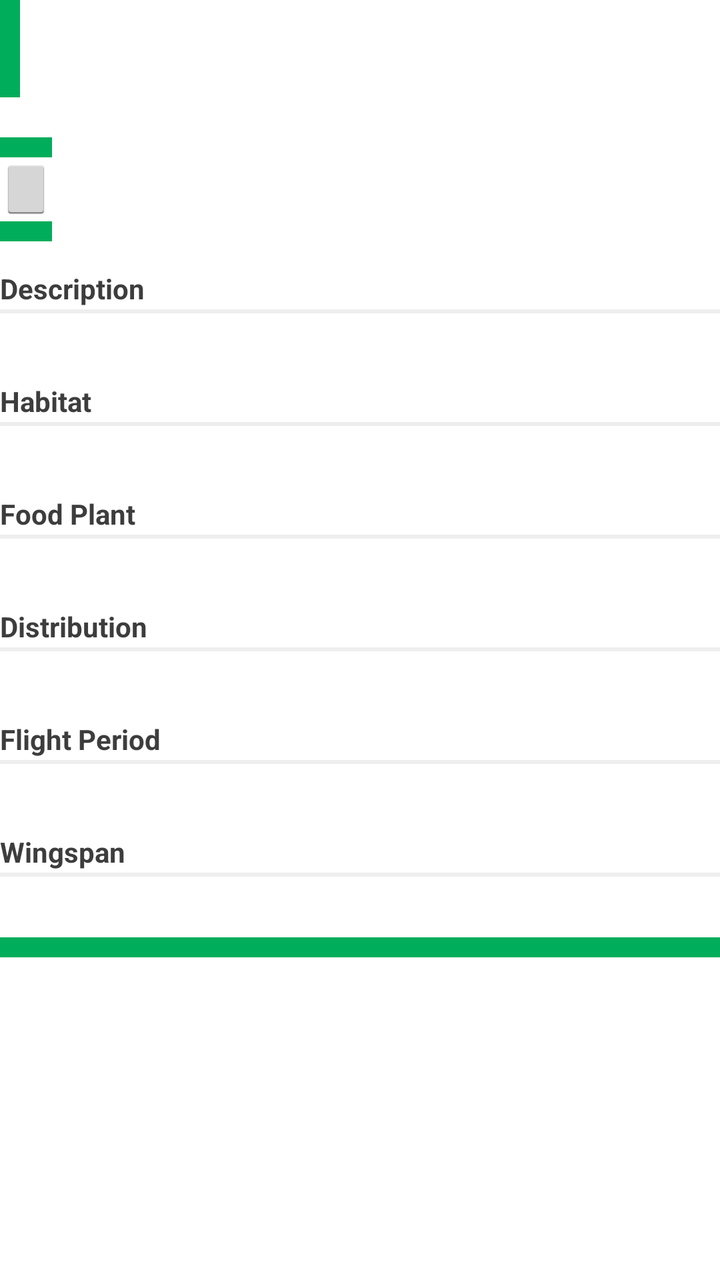
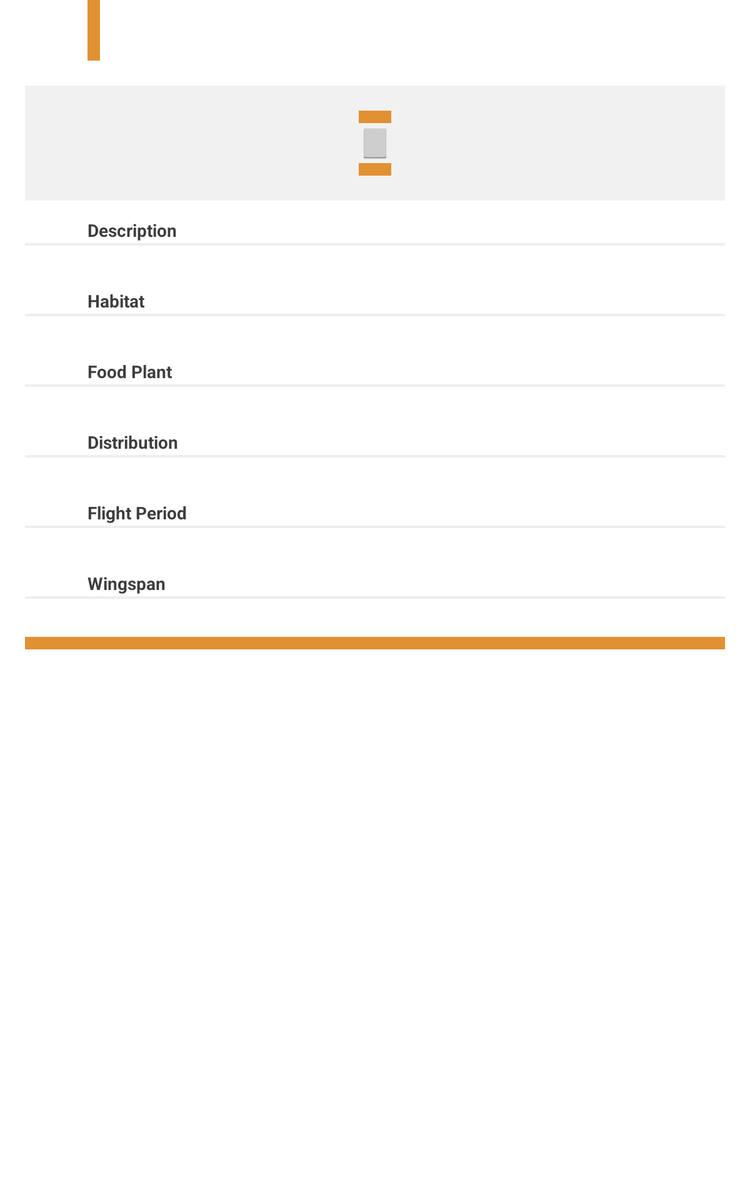

First picture: res/layout/ on a phone held upright. Second picture: the repository's own variant of that layout, on a device whose configuration matches the variant's folder. Source for both follows.
<!-- AndroidManifest.xml: application theme AppTheme -->
<!-- res/layout/fragment_butterfly_profile.xml -->
<?xml version="1.0" encoding="utf-8"?>
<ScrollView xmlns:android="http://schemas.android.com/apk/res/android"
    android:layout_width="fill_parent"
    android:layout_height="fill_parent"
    android:background="@color/list_item_title"
    android:paddingBottom="@dimen/activity_vertical_margin"
    android:paddingLeft="@dimen/activity_horizontal_margin"
    android:paddingRight="@dimen/activity_horizontal_margin"
    android:paddingTop="@dimen/activity_vertical_margin">

    <LinearLayout
        android:id="@+id/profile_view"
        android:layout_width="fill_parent"
        android:layout_height="wrap_content"
        android:orientation="vertical">

        
        <LinearLayout
            android:layout_width="match_parent"
            android:layout_height="wrap_content"
            android:layout_marginBottom="20dp"
            android:orientation="horizontal">

            <TextView
                android:id="@+id/div_bar_1"
                android:layout_width="10dp"
                android:layout_height="match_parent"
                android:layout_marginTop="-8dp"
                android:background="@color/home_button_butterflies" />

            <LinearLayout
                android:layout_width="wrap_content"
                android:layout_height="match_parent"
                android:orientation="vertical">

                <TextView
                    android:id="@+id/name"
                    android:layout_width="wrap_content"
                    android:layout_height="wrap_content"
                    android:layout_marginLeft="10dp"
                    android:textIsSelectable="false"
                    android:textColor="@color/text"
                    android:textSize="20sp"
                    android:textStyle="bold" />

                <TextView
                    android:id="@+id/latin"
                    android:layout_width="wrap_content"
                    android:layout_height="wrap_content"
                    android:layout_marginLeft="10dp"
                    android:textColor="@color/text"
                    android:textIsSelectable="false"
                    android:textSize="16sp"
                    android:textStyle="italic" />

            </LinearLayout>

        </LinearLayout>

        
        <LinearLayout
            android:orientation="vertical"
            android:layout_width="wrap_content"
            android:layout_height="wrap_content">

            <TextView
                android:id="@+id/div_bar_2"
                android:layout_width="match_parent"
                android:layout_height="10dp"
                android:background="@color/home_button_butterflies" />

            <ImageButton
                android:id="@+id/main_profile_image"
                android:layout_width="match_parent"
                android:layout_height="wrap_content"
                android:layout_gravity="center_horizontal"
                android:contentDescription="@string/main_image"
                android:adjustViewBounds="true"/>

            <TextView
                android:id="@+id/div_bar_3"
                android:layout_width="match_parent"
                android:layout_height="10dp"
                android:background="@color/home_button_butterflies" />

        </LinearLayout>




        
        <TextView
            style="@style/profile_sub_head"
            android:text="@string/description_sub_head" />
        <View
            style="@style/profile_sub_head_line_below" />

        <TextView
            style="@style/profile_body_text"
            android:id="@+id/description" />




        <TextView
            style="@style/profile_sub_head"
            android:text="@string/habitat_sub_head" />

        <View
            style="@style/profile_sub_head_line_below" />

        <TextView
            style="@style/profile_body_text"
            android:id="@+id/habitat" />




        <TextView
            style="@style/profile_sub_head"
            android:text="@string/food_plant_sub_head" />

        <View
            style="@style/profile_sub_head_line_below" />

        <TextView
            style="@style/profile_body_text"
            android:id="@+id/food_plant" />




        <TextView
            style="@style/profile_sub_head"
            android:text="@string/distribution_sub_head" />

        <View
            style="@style/profile_sub_head_line_below" />

        <TextView
            style="@style/profile_body_text"
            android:id="@+id/distribution" />




        <TextView
            style="@style/profile_sub_head"
            android:text="@string/flight_period_sub_head" />

        <View
            style="@style/profile_sub_head_line_below" />

        <TextView
            style="@style/profile_body_text"
            android:id="@+id/flight_period" />




        <TextView
            style="@style/profile_sub_head"
            android:text="@string/wingspan_sub_head" />

        <View
            style="@style/profile_sub_head_line_below" />

        <TextView
            style="@style/profile_body_text"
            android:id="@+id/wingspan" />



        <TextView
            android:id="@+id/div_bar_4"
            android:layout_width="match_parent"
            android:layout_height="10dp"
            android:layout_marginTop="10dp"
            android:background="@color/home_button_butterflies" />

    </LinearLayout>

</ScrollView>
<!-- resources referenced by this layout -->
<resources>
  <color name="home_button_butterflies">#00ad5a</color>
  <color name="list_item_title">#fff</color>
  <color name="text">#3d3d3d</color>
  <string name="description_sub_head">Description</string>
  <string name="distribution_sub_head">Distribution</string>
  <string name="flight_period_sub_head">Flight Period</string>
  <string name="food_plant_sub_head">Food Plant</string>
  <string name="habitat_sub_head">Habitat</string>
  <string name="main_image">Profile Image</string>
  <string name="wingspan_sub_head">Wingspan</string>
  <style name="profile_body_text">
          <item name="android:layout_width">wrap_content</item>
          <item name="android:layout_height">wrap_content</item>
          <item name="android:textIsSelectable">false</item>
          <item name="android:textColor">@color/text</item>
          <item name="android:textSize">15sp</item>
      </style>
  <style name="profile_sub_head">
          <item name="android:layout_width">wrap_content</item>
          <item name="android:layout_height">wrap_content</item>
          <item name="android:layout_marginBottom">1dp</item>
          <item name="android:layout_marginTop">14dp</item>
          <item name="android:textColor">@color/text</item>
          <item name="android:textSize">14sp</item>
          <item name="android:textStyle">bold</item>
      </style>
  <style name="profile_sub_head_line_below">
          <item name="android:layout_width">match_parent</item>
          <item name="android:layout_height">2dp</item>
          <item name="android:background">@color/main_list_item_pressed</item>
      </style>
  <style name="AppTheme" parent="android:Theme.Holo.Light.DarkActionBar">
          
  
          
      </style>
  <color name="main_list_item_pressed">#eeeeee</color>
</resources>
<!-- res/layout-sw600dp/fragment_butterfly_profile.xml (the repository's variant of the layout above) -->
<!-- drawn on a 7-inch tablet held upright -->
<?xml version="1.0" encoding="utf-8"?>
<ScrollView xmlns:android="http://schemas.android.com/apk/res/android"
    xmlns:tools="http://schemas.android.com/tools"
    android:layout_width="fill_parent"
    android:layout_height="fill_parent"
    android:background="#FFFFFF"
    android:paddingBottom="@dimen/activity_vertical_margin"
    android:paddingLeft="20dp"
    android:paddingRight="20dp"
    android:paddingTop="@dimen/activity_vertical_margin">

    <LinearLayout
        android:id="@+id/profile_view"
        android:layout_width="fill_parent"
        android:layout_height="wrap_content"
        android:orientation="vertical">

        <LinearLayout
            android:layout_width="match_parent"
            android:layout_height="wrap_content"
            android:layout_marginBottom="20dp"
            android:paddingLeft="50dp"
            android:orientation="horizontal">

            <TextView
                android:id="@+id/div_bar_1"
                android:layout_width="10dp"
                android:layout_height="match_parent"
                android:layout_marginTop="-8dp"
                android:background="#e19132"
                android:text="@string/empty" />

            <LinearLayout
                android:layout_width="wrap_content"
                android:layout_height="match_parent"
                android:orientation="vertical">

                <TextView
                    android:id="@+id/name"
                    android:layout_width="wrap_content"
                    android:layout_height="wrap_content"
                    android:layout_marginLeft="10dp"
                    android:textIsSelectable="false"
                    android:textSize="20sp"
                    android:textStyle="bold"
                    android:textColor="@color/text"/>

                <TextView
                    android:id="@+id/latin"
                    android:layout_width="wrap_content"
                    android:layout_height="wrap_content"
                    android:layout_marginLeft="10dp"
                    android:textIsSelectable="false"
                    android:textSize="16sp"
                    android:textStyle="italic"
                    android:textColor="@color/text"/>

            </LinearLayout>

        </LinearLayout>

        <LinearLayout
            android:layout_width="fill_parent"
            android:layout_height="wrap_content"
            android:orientation="vertical"
            android:paddingLeft="50dp"
            android:paddingRight="50dp"
            android:paddingTop="20dp"
            android:paddingBottom="20dp"
            android:background="@color/profile_background">

            <LinearLayout
                android:layout_width="wrap_content"
                android:layout_height="wrap_content"
                android:orientation="vertical"
                android:layout_gravity="center_horizontal">

                <TextView
                    android:id="@+id/div_bar_2"
                    android:layout_width="match_parent"
                    android:layout_height="10dp"
                    android:background="#e19132"
                    android:text="@string/empty" />

                <ImageButton
                    android:id="@+id/main_profile_image"
                    android:layout_width="match_parent"
                    android:layout_height="wrap_content"
                    android:layout_gravity="center_horizontal"
                    android:adjustViewBounds="true"
                    android:contentDescription="@string/main_image"/>

                <TextView
                    android:id="@+id/div_bar_3"
                    android:layout_width="match_parent"
                    android:layout_height="10dp"
                    android:background="#e19132"
                    android:text="@string/empty" />

            </LinearLayout>


        </LinearLayout>



        
        <TextView
            style="@style/profile_sub_head"
            android:text="@string/description_sub_head"
            android:paddingLeft="50dp"
            android:paddingRight="50dp"/>

        <View
            style="@style/profile_sub_head_line_below" />

        <TextView
            android:id="@+id/description"
            style="@style/profile_body_text"
            android:paddingLeft="50dp"
            android:paddingRight="50dp"/>



        <TextView
            style="@style/profile_sub_head"
            android:text="@string/habitat_sub_head"
            android:paddingLeft="50dp"
            android:paddingRight="50dp"/>

        <View
            style="@style/profile_sub_head_line_below" />

        <TextView
            android:id="@+id/habitat"
            style="@style/profile_body_text"
            android:paddingLeft="50dp"
            android:paddingRight="50dp"/>




        <TextView
            style="@style/profile_sub_head"
            android:text="@string/food_plant_sub_head"
            android:paddingLeft="50dp"
            android:paddingRight="50dp"/>

        <View
            style="@style/profile_sub_head_line_below" />

        <TextView
            android:id="@+id/food_plant"
            style="@style/profile_body_text"
            android:paddingLeft="50dp"
            android:paddingRight="50dp"/>




        <TextView
            style="@style/profile_sub_head"
            android:text="@string/distribution_sub_head"
            android:paddingLeft="50dp"
            android:paddingRight="50dp"/>

        <View
            style="@style/profile_sub_head_line_below" />

        <TextView
            android:id="@+id/distribution"
            style="@style/profile_body_text"
            android:paddingLeft="50dp"
            android:paddingRight="50dp"/>




        <TextView
            style="@style/profile_sub_head"
            android:text="@string/flight_period_sub_head"
            android:paddingLeft="50dp"
            android:paddingRight="50dp"/>

        <View
            style="@style/profile_sub_head_line_below" />

        <TextView
            android:id="@+id/flight_period"
            style="@style/profile_body_text"
            android:paddingLeft="50dp"
            android:paddingRight="50dp"/>




        <TextView
            style="@style/profile_sub_head"
            android:text="@string/wingspan_sub_head"
            android:paddingLeft="50dp"
            android:paddingRight="50dp"/>

        <View
            style="@style/profile_sub_head_line_below" />

        <TextView
            android:id="@+id/wingspan"
            style="@style/profile_body_text"
            android:paddingLeft="50dp"
            android:paddingRight="50dp"/>




        <TextView
            android:id="@+id/div_bar_4"
            android:layout_width="match_parent"
            android:layout_height="10dp"
            android:layout_marginTop="10dp"
            android:background="#e19132"
            android:text="@string/empty" />

    </LinearLayout>

</ScrollView>
<!-- resources referenced by the variant -->
<!-- as a 7-inch tablet held upright resolves them -->
<resources>
  <color name="profile_background">#f1f1f1</color>
  <color name="text">#3d3d3d</color>
  <string name="description_sub_head">Description</string>
  <string name="distribution_sub_head">Distribution</string>
  <string name="empty" />
  <string name="flight_period_sub_head">Flight Period</string>
  <string name="food_plant_sub_head">Food Plant</string>
  <string name="habitat_sub_head">Habitat</string>
  <string name="main_image">Profile Image</string>
  <string name="wingspan_sub_head">Wingspan</string>
  <style name="profile_body_text">
          <item name="android:layout_width">wrap_content</item>
          <item name="android:layout_height">wrap_content</item>
          <item name="android:textIsSelectable">false</item>
          <item name="android:textColor">@color/text</item>
          <item name="android:textSize">15sp</item>
      </style>
  <style name="profile_sub_head">
          <item name="android:layout_width">wrap_content</item>
          <item name="android:layout_height">wrap_content</item>
          <item name="android:layout_marginBottom">1dp</item>
          <item name="android:layout_marginTop">14dp</item>
          <item name="android:textColor">@color/text</item>
          <item name="android:textSize">14sp</item>
          <item name="android:textStyle">bold</item>
      </style>
  <style name="profile_sub_head_line_below">
          <item name="android:layout_width">match_parent</item>
          <item name="android:layout_height">2dp</item>
          <item name="android:background">@color/main_list_item_pressed</item>
      </style>
  <style name="AppTheme" parent="android:Theme.Holo.Light.DarkActionBar">
          
  
          
      </style>
  <color name="main_list_item_pressed">#eeeeee</color>
</resources>
